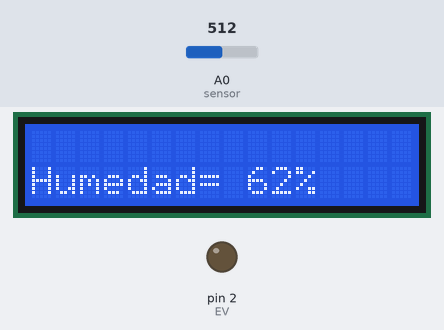
Simulated run of this sketch. Board: Arduino Uno, built with avr-gcc and run on an emulated ATmega328P. On the bench: 16×2 character LCD, output pins drawn as LEDs (lit = HIGH). Inputs (shaded band) come from the test bench; at power-on: A0 (sensor) = 512. The local clock reads 2024-03-15 10:24:30 at power-on unless the sketch sets it; what the sketch prints to the serial monitor is not drawn.

Above: at 1.2 s.
1.3 s: A0 (sensor) set to 679
At 2.5 s:
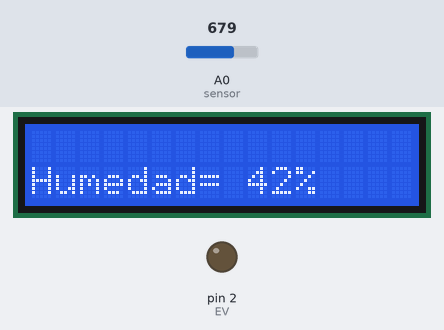
2.8 s: A0 (sensor) set to 660
At 3.5 s:
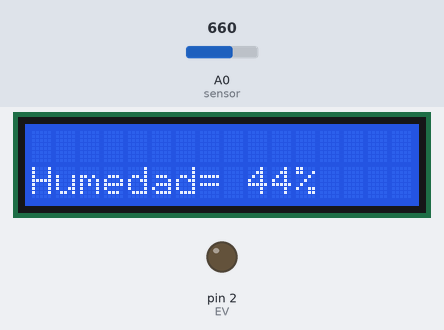
4.3 s: A0 (sensor) set to 680
At 5.6 s:
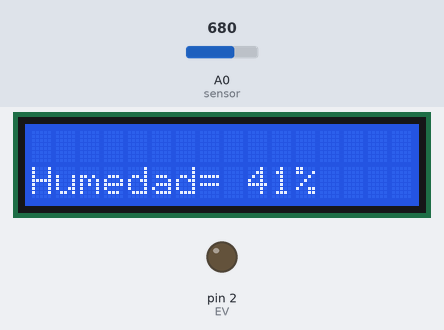
Timing chart, 0 to 7.3 s (numbered marks = the images above; inputs shaded):
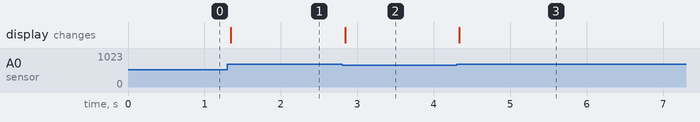

Measured:
- after the input at 1.3 s, the display: changes after 0.05 s (image 1)
- after the input at 2.8 s, the display: changes at once (image 2)
- after the input at 4.3 s, the display: changes at once (image 3)

The sketch:

cfinal.ino
```cpp
// INCLUIR LIBRERIAS
#include <Wire.h>
#include <RTClib.h>
#include <LiquidCrystal_I2C.h>
// DEFINICION DE VARIABLES
RTC_DS3231 rtc;
#define EV 2
unsigned int HUMEDAD=0;
unsigned int inicia=0;
int tiempo = 12;
int e=1;
unsigned int LECTURAP, LECTURAQ;
LiquidCrystal_I2C lcd(0x27,16,2);

// INICIALIZACION DE DISPOSITIVOS
void setup(){
 Serial.begin(9600);
                                     // Inicializacion de RTC. Revisa si está conectado o no.
    if (! rtc.begin()) {
    Serial.println("Modulo RTC3231 no conectado");
    while (1);}
  rtc.begin();


  lcd.init();                         // Inicializacion LCD
  lcd.backlight();
  lcd.clear();


pinMode(EV, OUTPUT);	                // Pin 2 como salida

// Calibrado de RTC. Extrae la hora del dispositivo al que esté conectado el arduino.
  rtc.adjust(DateTime(F(__DATE__), F(__TIME__)));
}
                                // CODIGO PRINCIPAL/BUCLE
void loop() {
DateTime now = rtc.now();             // Ponemos una variable que significa el tiempo
HUMEDAD=analogRead(A0);               // Leemos la humedad de 0 a 1023 en el sensor de humedad

                                // Contador.
  if(now.hour()-inicia>=tiempo ){     // Cada 12 horas,
  // SI LA PLANTA ESTÁ SECA:
          if(HUMEDAD>670 && e==1){    // Revisa si la planta está seca.
            digitalWrite (EV, HIGH);  // Enciende el la regadora,
            lcd.clear();
            lcd.setCursor(0,0);
            lcd.print("REGANDO");
            e=2;                      // Y nos lleva al estado 2
          }
             inicia=now.hour();
          }

                                //CUANDO LA PLANTA YA ESTÁ REGADA:
  if(HUMEDAD<669 && e==2){            // Comprobamos si se rego la planta fijandonos en la humedad, y si estamos en el estado 2 (estado de apagado)
           digitalWrite(EV, LOW);     // Apagamos la electrovalvula
           lcd.setCursor(0,0);
        lcd.print("Regado-");         // Guardamos la hora a la que se termino de regar el LCD.
        	lcd.print(now.hour());			// Le pide la hora al rtc
          lcd.print(":");				      // : Para separar
          lcd.print(now.minute());		// Ahora pide los minutos
          lcd.print(":");			        // : Para separar
          lcd.print(now.second());		// Y por ultimo los segundos
                e=1;
          }

                                  // IMPRESION DEL PORCENTAJE DE HUMEDAD
LECTURAP=map (HUMEDAD, 1023, 205, 0, 100); // pasamos los valores de 0 a 1023 a porcentaje (0 a 100)
lcd.setCursor(0,1);                   // ponemos el cursor en el prinicipio del LCD
  lcd.print("Humedad= ");             // en las siguientes 3 lineas imprimimos el porcentaje de humedad
  lcd.print(LECTURAP);

                                             // EXTRAS
                                                // Arreglo de falla que hacia que el porcentaje quede impreso 2 veces en el LCD.
if(LECTURAP!=LECTURAQ+1 && LECTURAP!=LECTURAQ-1){
  if(LECTURAP<10){
  lcd.setCursor(10,1);
  lcd.print("% ");
  }

  else{
lcd.setCursor(11,1);
lcd.print("%");
  }

}
                                               // parte de codigo adicional para hacer revisiones.
  LECTURAQ=LECTURAP;
  Serial.println(LECTURAP);
  Serial.println(HUMEDAD);
  delay(100);
}
```
